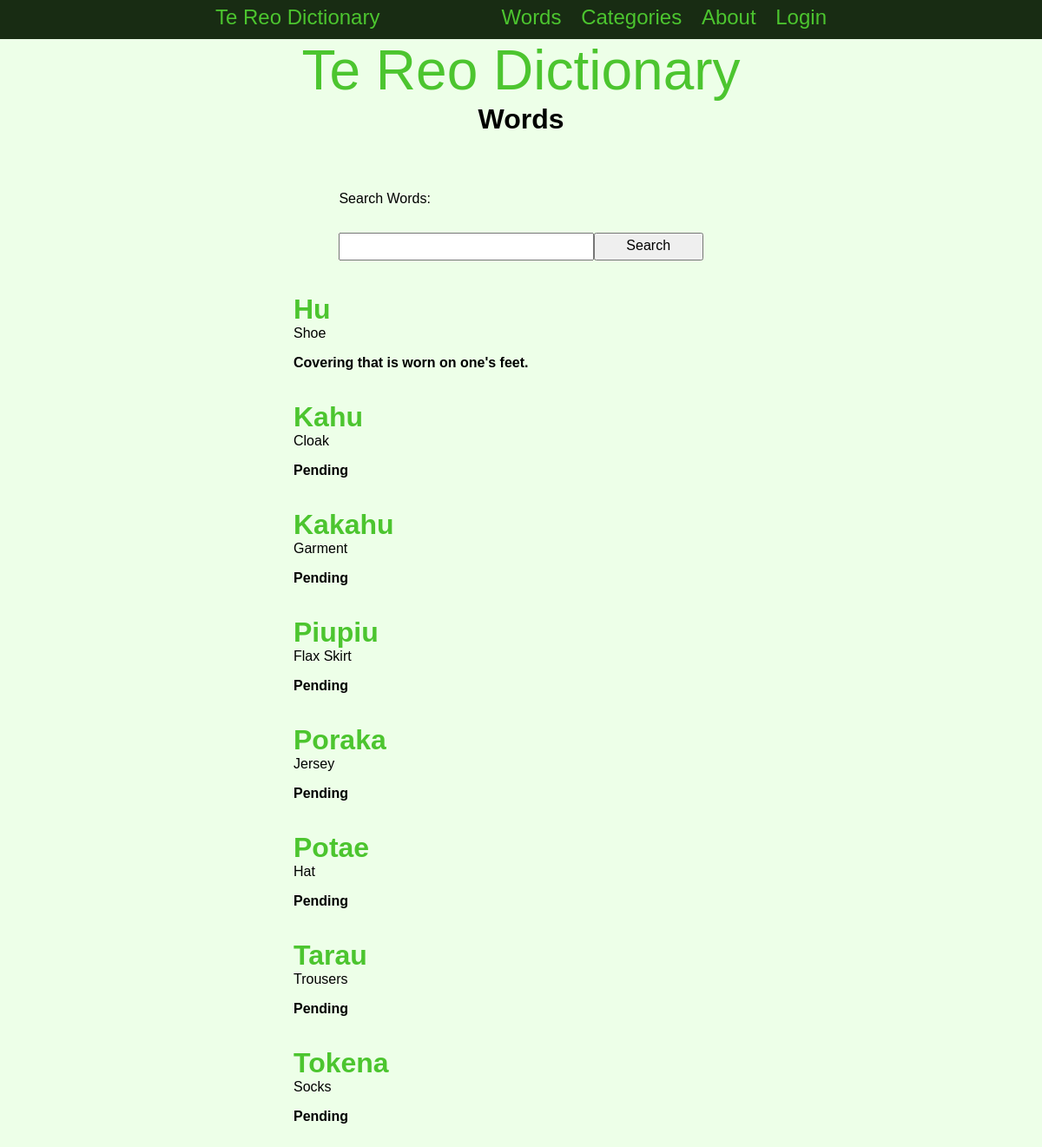
/words/category/3, run on the app's committed database.
### tables this page shows
CREATE TABLE "words"
(
    id               integer
        constraint words_pk
            primary key autoincrement,
    english_word     varchar(30),
    maori_word       varchar(30),
    definition       varchar(100),
    category         varchar(30),
    level            integer,
    last_edited_date date,
    last_edited_by   varchar(70),
    image_name       varchar(30)
);

### app.py (the view)
@app.route('/words/category/<category_id>', methods=['POST', 'GET'])
def render_wordcategory(category_id):
    if request.method == 'POST':
        search = request.form.get('search').lower().strip()
        return redirect('/words/' + search)
    category = database_select('SELECT category FROM categories WHERE category_id = ?', (category_id,))[0][0]
    words = database_select('SELECT * FROM words WHERE category = ?', (category,))
    if len(words) == 0:
        words = None
    return render_template('words.html', logged_in=is_logged_in(), user_info=user_info(), word_info=words)

### app.py (called while the page is built)
def create_connection(db_file):
    try:
        connection = sqlite3.connect(db_file)
        return connection
    except Error as e:
        print(e)
    return None

def database_select(query, info):
    con = create_connection(DATABASE)
    cur = con.cursor()
    cur.execute(query, info)
    info = cur.fetchall()
    con.close()
    return info

def is_logged_in():
    if session.get('email') is None:
        return False
    else:
        return True

def user_info():
    return session

### templates/words.html (shortened to what this page needs)
{% extends "base.html" %}
{% block pageheading %}Words{% endblock %}
{% block main %}
    <table><tr><td>
        <form class="form" method="POST">
            <div class="form-group">
                <div class="form-button">Search Words:</div>
            </div>
            <div class="form-group">
                <div class="form-element"><input type="text" name="search" id="search" required></div>
                <div class="form-button-label"><input type="submit" value="Search"></div>
            </div>
       </form>
    </td></tr></table>
    <br>
    {% if word_info != None %}
        {% for word in word_info %}
            <table class="word_display">
                <tr>
                    <td colspan="2"><h3 onclick="togglePopup{{ word[0] }}()">{{ word[2] }}</h3><p>{{ word[1] }}</p></td>
                </tr>
                <tr>
                    <td colspan="2" class="definition">{{ word[3] }}</td>
                </tr>
            </table>
            <br>
        {% endfor %}
    {% else %}
        <h2>No results found</h2>
    {% endif %}
{% endblock %}

### static/TeReoDictionary.css (style rules this page uses)
* { font-family: 'Rage Italic', sans-serif; padding: 0; margin: 0; box-sizing: border-box; }
body { background-color: rgb(237, 255, 232); }
h3 { font-size: 2rem; color: rgb(76, 197, 47); }
.word_display h3 { cursor: pointer; }
.definition { font-weight: bold; }
.form { width: 80%; margin: auto; padding-bottom: 1rem; margin-bottom: 20px; display: block; }
.form-group { padding-top: 3rem; }
.form-group input { padding: 0.3rem; width: 100%; }
.form-button-label { width: 30%; float: left; }
.form-element { width: 70%; float: left; }
.form-button { width: 100%; float: left; }
table { border-collapse: collapse; width: 75%; margin: auto; table-layout: fixed; }
td, tr { padding: 8px; }

### data on the page
words: maori_word "Hu", english_word "Shoe", definition "Covering that is worn on one's feet."
words: maori_word "Kahu", english_word "Cloak", definition "Pending"
words: maori_word "Kakahu", english_word "Garment", definition "Pending"
words: maori_word "Piupiu", english_word "Flax Skirt", definition "Pending"
words: maori_word "Poraka", english_word "Jersey", definition "Pending"
words: maori_word "Potae", english_word "Hat", definition "Pending"
words: maori_word "Tarau", english_word "Trousers", definition "Pending"
words: maori_word "Tokena", english_word "Socks", definition "Pending"
